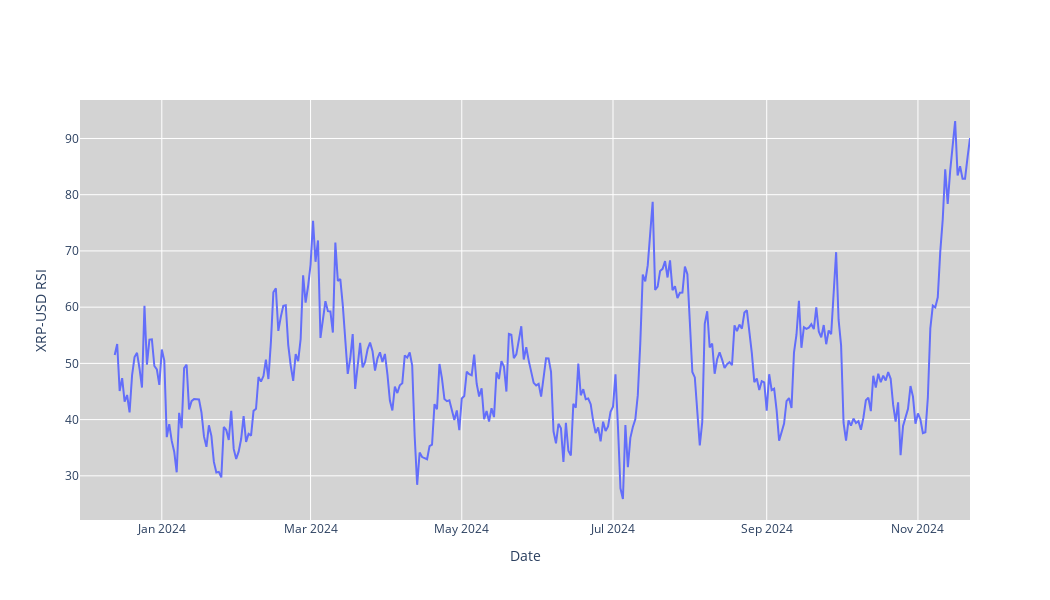

This figure's notebook cell:
### Code cell
#RSI
fig = go.Figure(data=[go.Scatter(x=stock_data.index, y=stock_data['RSI'], mode='lines', name='RSI')])
fig.update_layout(
    xaxis_rangeslider_visible=False,
    yaxis_title=f'{ticker} RSI',
    xaxis_title='Date',
    plot_bgcolor='lightgrey',
    width=1050,
    height=600
)
fig.show()
fig.write_image('./images/RSI.png')

### Figure 1 — Plotly figure (JSON) as saved in the notebook; plotly's stock layout.template omitted (floating-point values rounded to 4 significant figures; data arrays with more than 128 entries replaced by an {"elided": "..."} marker saying what was removed)
{"data": [{"mode": "lines", "name": "RSI", "type": "scatter", "x": {"elided": "360 str values"}, "y": {"elided": "360 float values"}}], "layout": {"height": 600, "plot_bgcolor": "lightgrey", "width": 1050, "xaxis": {"rangeslider": {"visible": false}, "title": {"text": "Date"}}, "yaxis": {"title": {"text": "XRP-USD RSI"}}}}
